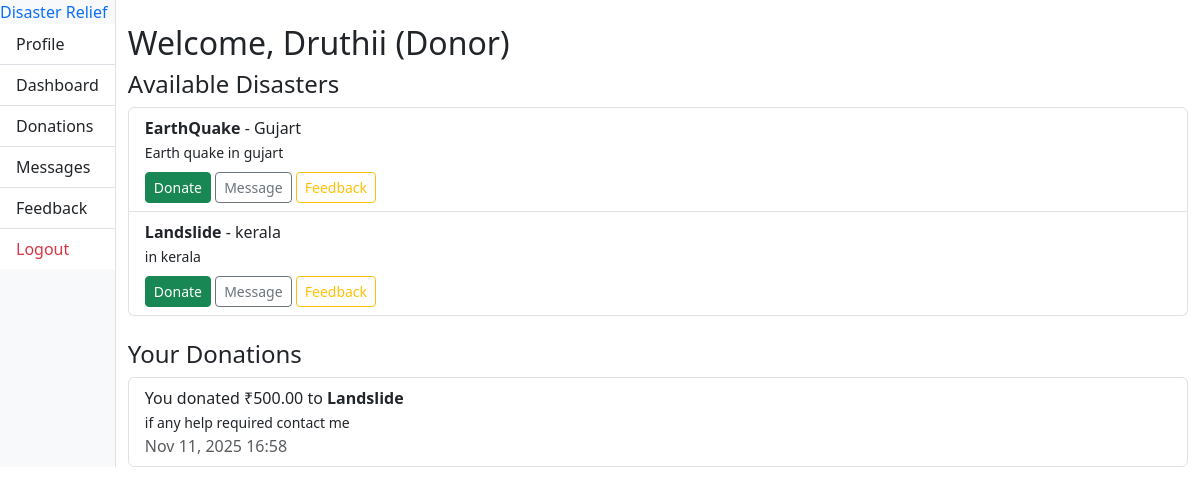
The app's page /donor/dashboard/ (signed in) with its own data.
### core/models.py (models this page shows, shortened)
class User(AbstractUser):
    ROLE_CHOICES = (
        ('organiser', 'Organiser'),
        ('donor', 'Donor'),
    )
    role = models.CharField(max_length=10, choices=ROLE_CHOICES)
    phone = models.CharField(max_length=15, blank=True)
    profile_picture = models.ImageField(upload_to='profile_pics/', blank=True, null=True)

class Disaster(models.Model):
    URGENCY_CHOICES = [
        ('low', 'Low'),
        ('medium', 'Medium'),
        ('high', 'High'),
    ]
    organiser = models.ForeignKey(settings.AUTH_USER_MODEL, on_delete=models.CASCADE)
    title = models.CharField(max_length=100)
    description = models.TextField()
    location = models.CharField(max_length=100)
    urgency_level = models.CharField(max_length=20, choices=URGENCY_CHOICES)
    image = models.ImageField(upload_to='disaster_images/', blank=True, null=True)
    posted_at = models.DateTimeField(auto_now_add=True)
    bank_account_name = models.CharField(max_length=100)
    bank_account_number = models.CharField(max_length=30)
    ifsc_code = models.CharField(max_length=15)
    upi_id = models.CharField(max_length=50, blank=True)

class Donation(models.Model):
    donor = models.ForeignKey(settings.AUTH_USER_MODEL, on_delete=models.CASCADE)
    disaster = models.ForeignKey(Disaster, on_delete=models.CASCADE)
    amount = models.DecimalField(max_digits=10, decimal_places=2)
    transaction_id = models.CharField(max_length=100)
    proof_image = models.ImageField(upload_to='donation_proofs/', blank=True, null=True)
    message = models.TextField(blank=True)
    donated_at = models.DateTimeField(auto_now_add=True)

### core/views.py (the view)
# urls.py: path('donor/dashboard/', views.donor_dashboard, name='donor_dashboard'),
@login_required
def donor_dashboard(request):
    if request.user.role != 'donor':
        return redirect('dashboard')
    disasters = Disaster.objects.all().order_by('-posted_at')
    donations = Donation.objects.filter(donor=request.user).order_by('-donated_at')
    return render(request, 'core/donor_dashboard.html', {
        'disasters': disasters,
        'donations': donations,
    })

### core/templates/core/donor_dashboard.html (shortened to what this page needs)
<!DOCTYPE html>
<html>
<head>
    <link rel="stylesheet" href="https://cdn.jsdelivr.net/npm/bootstrap@5.3.0/dist/css/bootstrap.min.css">
</head>
<body>
<div class="d-flex">
    {% include 'core/sidebar.html' %}
    <div class="container mt-4">
        <h2>Welcome, {{ request.user.username }} (Donor)</h2>
        <h4>Available Disasters</h4>
        <ul class="list-group mb-4">
            {% for disaster in disasters %}
                <li class="list-group-item">
                    <strong>{{ disaster.title }}</strong> - {{ disaster.location }}
                    <br>
                    <small>{{ disaster.description }}</small>
                    <br>
                    <a href="{% url 'donate_to_disaster' disaster.pk %}" class="btn btn-sm btn-success mt-2">Donate</a>
                    <a href="{% url 'message_thread' disaster.pk %}" class="btn btn-sm btn-outline-secondary mt-2">Message</a>
                    <a href="{% url 'submit_feedback' disaster.pk %}" class="btn btn-sm btn-outline-warning mt-2">Feedback</a>
                </li>
            {% empty %}
                <li class="list-group-item">No disasters available.</li>
            {% endfor %}
        </ul>
        <h4>Your Donations</h4>
        <ul class="list-group">
            {% for donation in donations %}
                <li class="list-group-item">
                    You donated ₹{{ donation.amount }} to <strong>{{ donation.disaster.title }}</strong>
                    <br>
                    <small>{{ donation.message }}</small>
                    <br>
                    <span class="text-muted">{{ donation.donated_at|date:"M d, Y H:i" }}</span>
                </li>
            {% empty %}
                <li class="list-group-item">No donations yet.</li>
            {% endfor %}
        </ul>
    </div>
</div>
</body>
</html>

### records on screen
User: user.username "Druthii"
Disaster: title "EarthQuake", location "Gujart", description "Earth quake in gujart"
Disaster: title "Landslide", location "kerala", description "in kerala"
Donation: amount "500.00", disaster "Landslide", message "if any help required contact me", donated_at "Nov 11, 2025 16:58"
